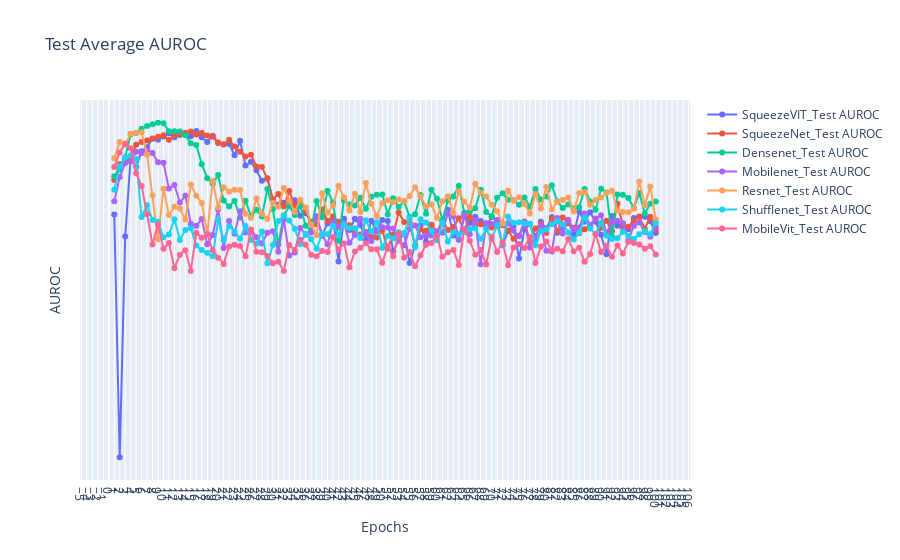

Notebook source saved alongside this figure:
### Code cell
fig = go.Figure()
for exps in test_auroc_data.keys():
    # plt.plot(epochs, loss_data[exps][0], label=exps + 'Train Loss', marker='o')
    # plt.plot(epochs, loss_data[exps][1], label=exps + 'Validation Loss', marker='o')
    # fig.add_trace(go.Scatter(x=epochs, y=auroc_data[exps][0], mode='lines+markers', name=exps + '_Train Loss'))
    fig.add_trace(go.Scatter(x=epochs, y=test_auroc_data[exps], mode='lines+markers', name=exps + '_Test AUROC'))
# fig.add_trace(go.Scatter(x=epochs, y=train_loss, mode='lines+markers', name='Train Loss'))
# fig.add_trace(go.Scatter(x=epochs, y=val_loss, mode='lines+markers', name='Validation Loss'))

fig.update_layout(
    title='Test Average AUROC',
    xaxis_title='Epochs',
    yaxis_title='AUROC',
    xaxis=dict(tickmode='linear'),
    yaxis=dict(tickmode='linear'),
    # legend=dict(x=0, y=1),
    # grid=dict(),
)

fig.show()
